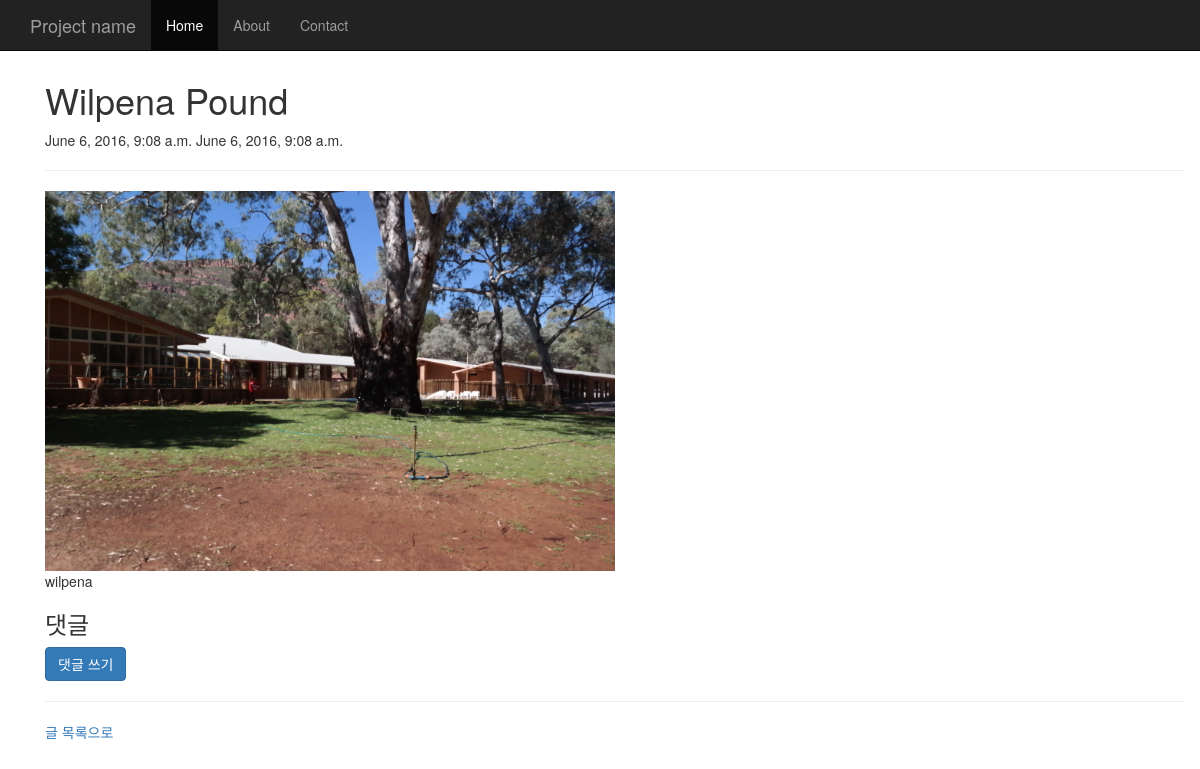
The page /blog/1/ on the database as committed earlier.
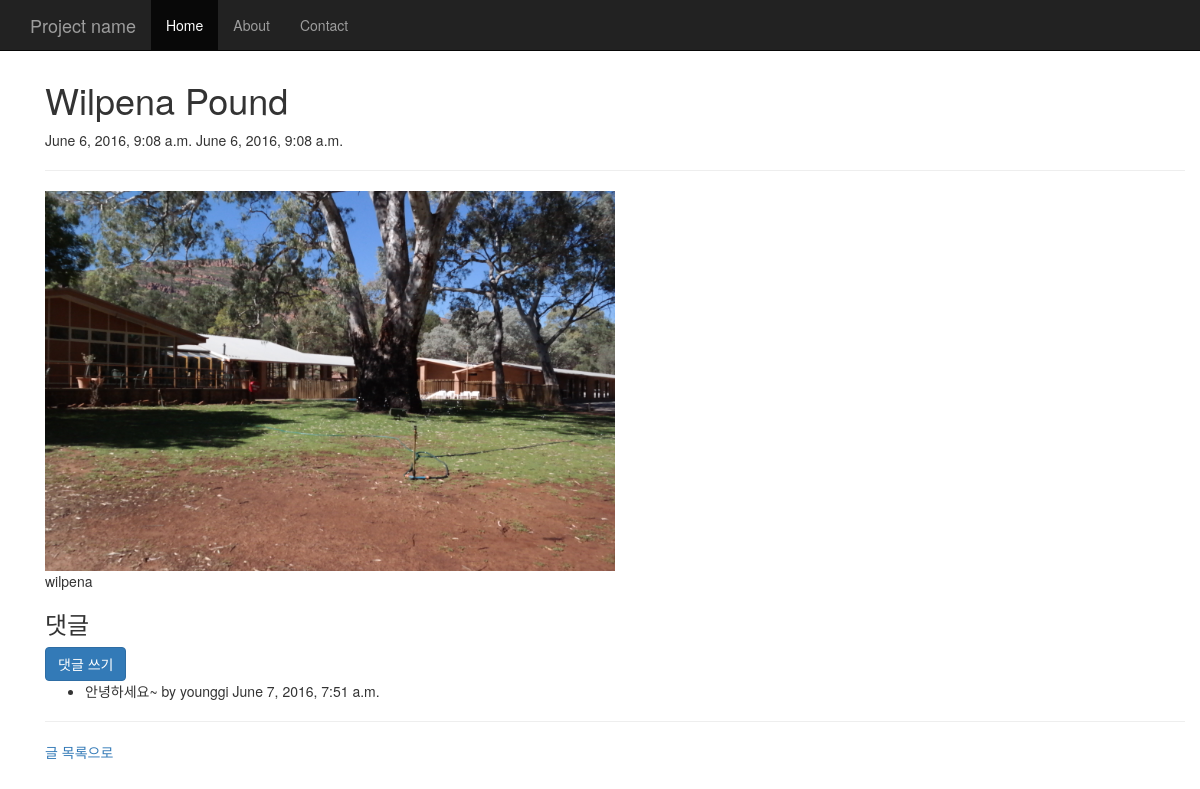
The same page on the database as committed later.
### blog/models.py (models this page shows)
class Comment(models.Model):
    post = models.ForeignKey(Post)
    user = models.ForeignKey(settings.AUTH_USER_MODEL)
    message = models.TextField()
    created_at = models.DateTimeField(auto_now_add=True)
    updated_at = models.DateTimeField(auto_now=True)

### blog/views.py (the view)
# urls.py: url(r'^(?P<pk>\d+)/$', views.post_detail, name='post_detail'),
def post_detail(request, pk):
    post = Post.objects.get(pk=pk)
    return render(request, 'blog/post_detail.html', {
        'post': post,
    })

### blog/templates/blog/post_detail.html
{% extends 'blog/base.html' %}
{% block content %}
    <h1>{{post.title}}</h1>
    {{ post.created_at }}
    {{ post.updated_at }}
    <hr/>
    <img src="{{ post.photo.url }}" height="50%" width="50%" />
    {{ post.content|linebreaks }}
    <h3>댓글</h3>
    <a href="{% url 'blog:comment_new' post.pk %}" class="btn btn-primary btn-blcok">댓글 쓰기</a>
    <ul>
    {% for comment in post.comment_set.all %}
        <li>
        {{ comment.message }}
        by {{ comment.user }}
        {{ comment.created_at }}
        </li>
    {% endfor %}
    </ul>
    <hr/>
    <a href="{% url 'blog:index' %}">글 목록으로</a>
{% endblock %}

Rows that differ between the two databases and show on the page:
added Comment: message "안녕하세요~", user "younggi", created_at "June 7, 2016, 7:51 a.m."
